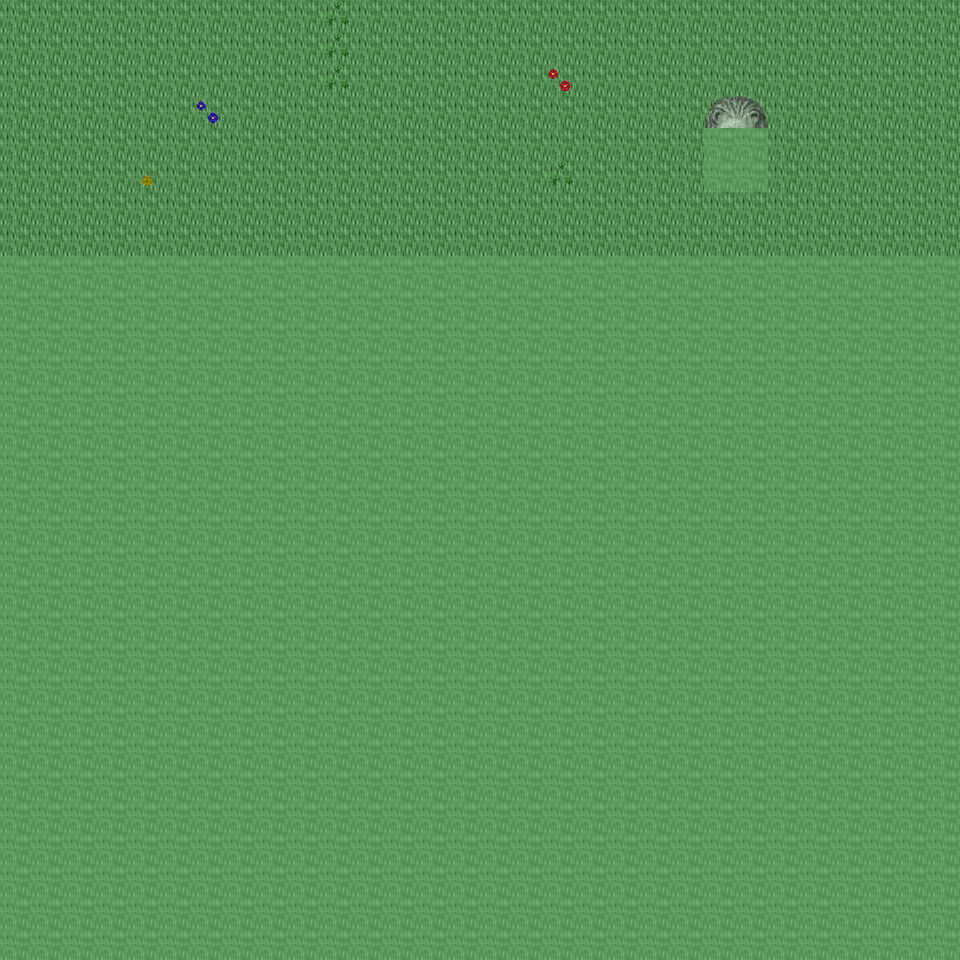

This game map was drawn from its Tiled (.tmx) file and the tilesets committed beside it. A one-line description and the trimmed map source follow:
An orthogonal 30x30 tile map with 32x32 px tiles, 6 tile layers (Ground, Object, Object2, Above, ...), 20 tilesets and 3 objects (3x mapchange).

<map version="1.0" orientation="orthogonal" renderorder="right-down" width="30" height="30" tilewidth="32" tileheight="32" nextobjectid="4">
  <tileset firstgid="1" name="tileset_ground_ground" tilewidth="32" tileheight="32" tilecount="33" columns="3">
    <image source="../drawable/tileset_ground_ground.png" width="96" height="352" />
  </tileset>
  <tileset firstgid="34" name="tileset_ground_water_pool" tilewidth="32" tileheight="32" tilecount="72" columns="3">
    <image source="../drawable/tileset_ground_water_pool.png" width="96" height="768" />
  </tileset>
  <tileset firstgid="106" name="tileset_ground_ridge_earth_dark" tilewidth="32" tileheight="32" tilecount="96" columns="12">
    <image source="../drawable/tileset_ground_ridge_earth_dark.png" width="384" height="256" />
  </tileset>
  <tileset firstgid="202" name="tileset_ground_ridge_earth_pale" tilewidth="32" tileheight="32" tilecount="96" columns="12">
    <image source="../drawable/tileset_ground_ridge_earth_pale.png" width="384" height="256" />
  </tileset>
  <tileset firstgid="298" name="tileset_ground_grass_edges" tilewidth="32" tileheight="32" tilecount="36" columns="12">
    <image source="../drawable/tileset_ground_grass_edges.png" width="384" height="96" />
  </tileset>
  <tileset firstgid="334" name="tileset_ground_grass_corners" tilewidth="32" tileheight="32" tilecount="24" columns="6">
    <image source="../drawable/tileset_ground_grass_corners.png" width="192" height="128" />
  </tileset>
  <tileset firstgid="358" name="tileset_ground_earth_edges" tilewidth="32" tileheight="32" tilecount="18" columns="6">
    <image source="../drawable/tileset_ground_earth_edges.png" width="192" height="96" />
  </tileset>
  <tileset firstgid="376" name="tileset_ground_rock_pebbles" tilewidth="32" tileheight="32" tilecount="3" columns="1">
    <image source="../drawable/tileset_ground_rock_pebbles.png" width="32" height="96" />
  </tileset>
  <tileset firstgid="379" name="tileset_ground_ladder_steps" tilewidth="32" tileheight="32" tilecount="6" columns="3">
    <image source="../drawable/tileset_ground_ladder_steps.png" width="96" height="64" />
  </tileset>
  <tileset firstgid="385" name="tileset_plant_grasses" tilewidth="32" tileheight="32" tilecount="6" columns="3">
    <image source="../drawable/tileset_plant_grasses.png" width="96" height="64" />
  </tileset>
  <tileset firstgid="391" name="tileset_plant_flower_daisy_red" tilewidth="32" tileheight="32" tilecount="8" columns="2">
    <image source="../drawable/tileset_plant_flower_daisy_red.png" width="64" height="128" />
  </tileset>
  <tileset firstgid="399" name="tileset_plant_flower_daisy_yellow" tilewidth="32" tileheight="32" tilecount="8" columns="2">
    <image source="../drawable/tileset_plant_flower_daisy_yellow.png" width="64" height="128" />
  </tileset>
  <tileset firstgid="407" name="tileset_plant_flower_daisy_blue" tilewidth="32" tileheight="32" tilecount="8" columns="2">
    <image source="../drawable/tileset_plant_flower_daisy_blue.png" width="64" height="128" />
  </tileset>
  <tileset firstgid="415" name="tileset_item_corpse_huge_animal" tilewidth="32" tileheight="32" tilecount="16" columns="2">
    <image source="../drawable/tileset_item_corpse_huge_animal.png" width="64" height="256" />
  </tileset>
  <tileset firstgid="431" name="tileset_item_pot_dark_barrel" tilewidth="32" tileheight="32" tilecount="2" columns="1">
    <image source="../drawable/tileset_item_pot_dark_barrel.png" width="32" height="64" />
  </tileset>
  <tileset firstgid="433" name="tileset_item_statue_green_stone" tilewidth="32" tileheight="32" tilecount="12" columns="4">
    <image source="../drawable/tileset_item_statue_green_stone.png" width="128" height="96" />
  </tileset>
  <tileset firstgid="445" name="tileset_logic_collision" tilewidth="32" tileheight="32" tilecount="1" columns="1">
    <image source="../drawable/tileset_logic_collision.png" width="32" height="32" />
  </tileset>
  <tileset firstgid="446" name="tileset_plant_tree_spruce" tilewidth="32" tileheight="32" tilecount="6" columns="2">
    <image source="../drawable/tileset_plant_tree_spruce.png" width="64" height="96" />
  </tileset>
  <tileset firstgid="452" name="tileset_plant_tree_taller_trees" tilewidth="32" tileheight="32" tilecount="32" columns="8">
    <image source="../drawable/tileset_plant_tree_taller_trees.png" width="256" height="128" />
  </tileset>
  <tileset firstgid="484" name="tileset_plant_bush_bush_mult_colored" tilewidth="32" tileheight="32" tilecount="6" columns="3">
    <image source="../drawable/tileset_plant_bush_bush_mult_colored.png" width="96" height="64" />
  </tileset>
  <layer name="Ground" width="30" height="30">
    <data>[900 cells, 240 non-empty, 1 distinct tile ids]</data>
  </layer>
  <layer name="Object" width="30" height="30">
    <data>[900 cells, 0 non-empty, 0 distinct tile ids]</data>
  </layer>
  <layer name="Object2" width="30" height="30">
    <data>[900 cells, 9 non-empty, 6 distinct tile ids]</data>
  </layer>
  <layer name="Above" width="30" height="30">
    <data>[900 cells, 4 non-empty, 4 distinct tile ids]</data>
  </layer>
  <layer name="Above2" width="30" height="30">
    <data>[900 cells, 0 non-empty, 0 distinct tile ids]</data>
  </layer>
  <layer name="Walkable" width="30" height="30">
    <data>[900 cells, 664 non-empty, 1 distinct tile ids]</data>
  </layer>
  <objectgroup name="MapEvents">
    <object id="1" name="north" type="mapchange" x="0" y="0" width="960" height="32">
      <properties>
        <property name="map" value="0_ados_mountain_n2_w2_x2_y3" />
        <property name="place" value="south" />
      </properties>
    </object>
    <object id="2" name="west" type="mapchange" x="0" y="0" width="32" height="256">
      <properties>
        <property name="map" value="0_ados_mountain_n2_w2_x1_y4" />
        <property name="place" value="east" />
      </properties>
    </object>
    <object id="3" name="east" type="mapchange" x="928" y="0" width="32" height="256">
      <properties>
        <property name="map" value="0_ados_mountain_n2_w2_x3_y4" />
        <property name="place" value="west" />
      </properties>
    </object>
  </objectgroup>
</map>
